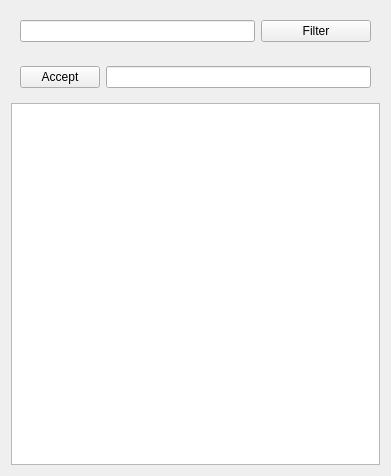
<?xml version="1.0" encoding="UTF-8"?>
<ui version="4.0">
 <class>Form</class>
 <widget class="QWidget" name="Form">
  <property name="geometry">
   <rect>
    <x>0</x>
    <y>0</y>
    <width>391</width>
    <height>476</height>
   </rect>
  </property>
  <property name="windowTitle">
   <string>Form</string>
  </property>
  <layout class="QVBoxLayout" name="verticalLayout_4">
   <item>
    <widget class="QWidget" name="widget_3" native="true">
     <property name="sizePolicy">
      <sizepolicy hsizetype="Preferred" vsizetype="Maximum">
       <horstretch>0</horstretch>
       <verstretch>0</verstretch>
      </sizepolicy>
     </property>
     <layout class="QHBoxLayout" name="horizontalLayout_5">
      <item>
       <widget class="QLineEdit" name="leFilter">
        <property name="minimumSize">
         <size>
          <width>150</width>
          <height>0</height>
         </size>
        </property>
       </widget>
      </item>
      <item>
       <widget class="QPushButton" name="pbFilter">
        <property name="sizePolicy">
         <sizepolicy hsizetype="Maximum" vsizetype="Fixed">
          <horstretch>0</horstretch>
          <verstretch>0</verstretch>
         </sizepolicy>
        </property>
        <property name="minimumSize">
         <size>
          <width>110</width>
          <height>0</height>
         </size>
        </property>
        <property name="text">
         <string>Filter</string>
        </property>
       </widget>
      </item>
     </layout>
    </widget>
   </item>
   <item>
    <widget class="QWidget" name="widget" native="true">
     <property name="sizePolicy">
      <sizepolicy hsizetype="Preferred" vsizetype="Maximum">
       <horstretch>0</horstretch>
       <verstretch>0</verstretch>
      </sizepolicy>
     </property>
     <layout class="QHBoxLayout" name="horizontalLayout">
      <item>
       <widget class="QPushButton" name="pbAccept">
        <property name="text">
         <string>Accept</string>
        </property>
       </widget>
      </item>
      <item>
       <widget class="QLineEdit" name="leAbout"/>
      </item>
     </layout>
    </widget>
   </item>
   <item>
    <widget class="QTableWidget" name="tableWidget">
     <property name="sizePolicy">
      <sizepolicy hsizetype="Expanding" vsizetype="Minimum">
       <horstretch>0</horstretch>
       <verstretch>0</verstretch>
      </sizepolicy>
     </property>
     <property name="minimumSize">
      <size>
       <width>0</width>
       <height>360</height>
      </size>
     </property>
    </widget>
   </item>
  </layout>
 </widget>
 <resources/>
 <connections/>
</ui>
